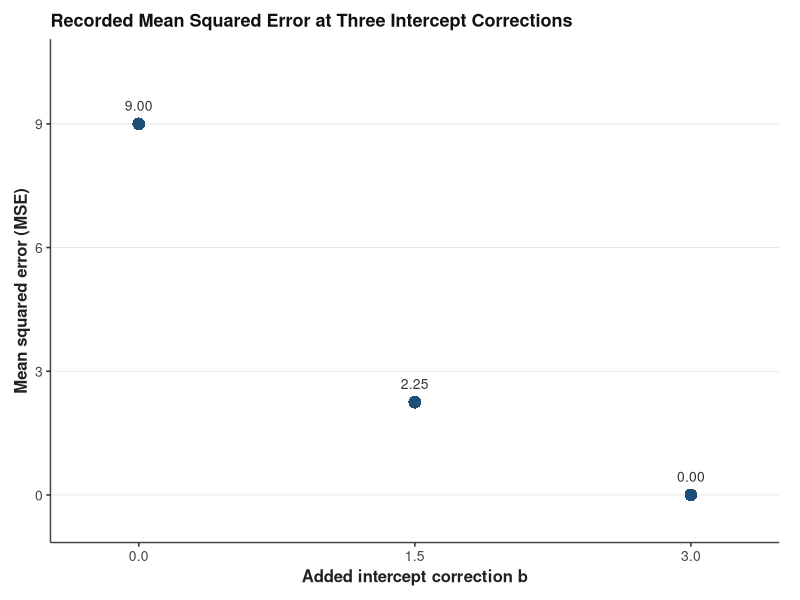

Reproduce this figure in R.
library(ggplot2)

# Recorded results only; no interpolation or extra measurements
df <- data.frame(
  b   = c(0, 1.5, 3),
  mse = c(9, 2.25, 0)
)

p <- ggplot(df, aes(x = b, y = mse)) +
  geom_point(shape = 16, size = 4, colour = "#1F4E79") +
  geom_text(aes(label = sprintf("%.2f", mse)),
            vjust = -1.2, size = 10 / .pt, colour = "#333333",
            family = "sans") +
  scale_x_continuous(breaks = c(0, 1.5, 3), limits = c(-0.3, 3.3)) +
  scale_y_continuous(breaks = c(0, 3, 6, 9), limits = c(-0.6, 10.5)) +
  labs(
    title = "Recorded Mean Squared Error at Three Intercept Corrections",
    x     = "Added intercept correction b",
    y     = "Mean squared error (MSE)"
  ) +
  theme_classic(base_size = 12) +
  theme(
    plot.title         = element_text(size = 13, face = "bold", colour = "#111111",
                                     hjust = 0, family = "sans"),
    axis.title         = element_text(size = 12, face = "bold", colour = "#222222",
                                     family = "sans"),
    axis.text          = element_text(size = 10, colour = "#444444", family = "sans"),
    axis.line          = element_line(linewidth = 0.5, colour = "#444444"),
    panel.border       = element_blank(),
    panel.background   = element_rect(fill = "#FFFFFF", colour = NA),
    plot.background    = element_rect(fill = "#FFFFFF", colour = NA),
    panel.grid.major.y = element_line(linewidth = 0.3, colour = "#E5E5E5"),
    panel.grid.major.x = element_blank(),
    panel.grid.minor   = element_blank(),
    legend.position    = "none",
    plot.margin        = margin(t = 10, r = 15, b = 10, l = 10, unit = "pt")
  )

p
